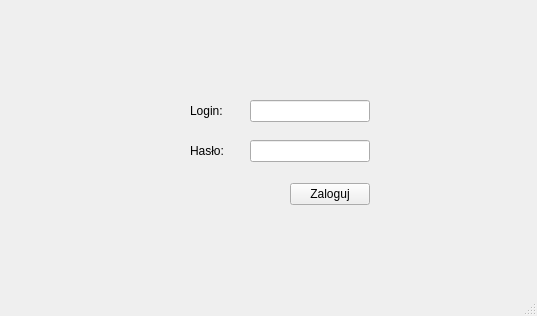
<?xml version="1.0" encoding="UTF-8"?>
<ui version="4.0">
 <class>LoginWindow</class>
 <widget class="QMainWindow" name="LoginWindow">
  <property name="geometry">
   <rect>
    <x>0</x>
    <y>0</y>
    <width>537</width>
    <height>316</height>
   </rect>
  </property>
  <property name="windowTitle">
   <string>LoginWindow</string>
  </property>
  <widget class="QWidget" name="centralWidget">
   <widget class="QLineEdit" name="lineEditLogin">
    <property name="geometry">
     <rect>
      <x>250</x>
      <y>100</y>
      <width>120</width>
      <height>22</height>
     </rect>
    </property>
    <property name="font">
     <font>
      <pointsize>9</pointsize>
     </font>
    </property>
   </widget>
   <widget class="QLineEdit" name="lineEditPassword">
    <property name="geometry">
     <rect>
      <x>250</x>
      <y>140</y>
      <width>120</width>
      <height>22</height>
     </rect>
    </property>
    <property name="font">
     <font>
      <pointsize>9</pointsize>
     </font>
    </property>
    <property name="echoMode">
     <enum>QLineEdit::Password</enum>
    </property>
   </widget>
   <widget class="QLabel" name="labelLogin">
    <property name="geometry">
     <rect>
      <x>190</x>
      <y>100</y>
      <width>55</width>
      <height>22</height>
     </rect>
    </property>
    <property name="font">
     <font>
      <pointsize>9</pointsize>
     </font>
    </property>
    <property name="text">
     <string>Login:</string>
    </property>
   </widget>
   <widget class="QLabel" name="labelPassword">
    <property name="geometry">
     <rect>
      <x>190</x>
      <y>140</y>
      <width>55</width>
      <height>22</height>
     </rect>
    </property>
    <property name="font">
     <font>
      <pointsize>9</pointsize>
     </font>
    </property>
    <property name="text">
     <string>Hasło:</string>
    </property>
   </widget>
   <widget class="QPushButton" name="pushButtonLogin">
    <property name="geometry">
     <rect>
      <x>290</x>
      <y>183</y>
      <width>80</width>
      <height>22</height>
     </rect>
    </property>
    <property name="font">
     <font>
      <pointsize>9</pointsize>
     </font>
    </property>
    <property name="text">
     <string>Zaloguj</string>
    </property>
   </widget>
  </widget>
  <widget class="QStatusBar" name="statusBar"/>
 </widget>
 <layoutdefault spacing="6" margin="11"/>
 <resources/>
 <connections/>
</ui>
